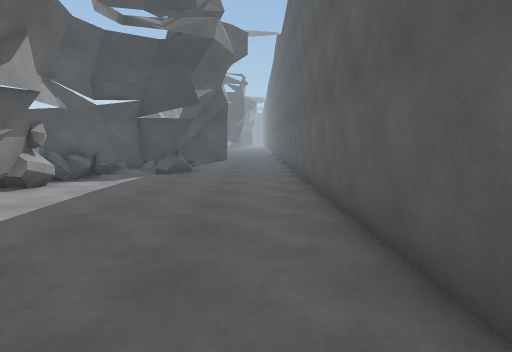
View 1 (above)

24 first-person views from a walk through a 3-D level made in the Unity game engine. The camera is 1.4 m above the floor, tilts 6° down and sees 75° across. The floor is counted in squares, 1 m on a side. Each view is taken from the middle of a square. On the plan, view 1 faces up. The plan holds only what a view shows up to about 15 squares ahead; the rest is blank. The place goes on beyond the plan. The player character is not drawn.

View 2
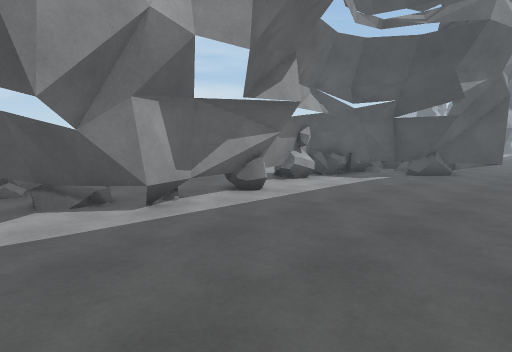

View 3
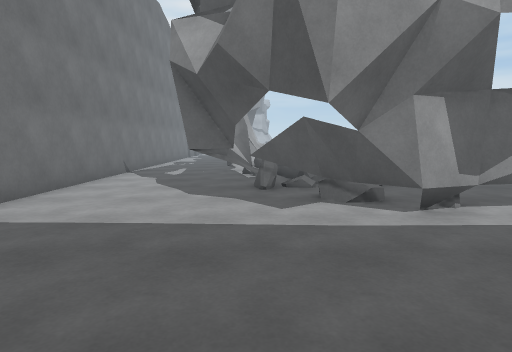

View 4
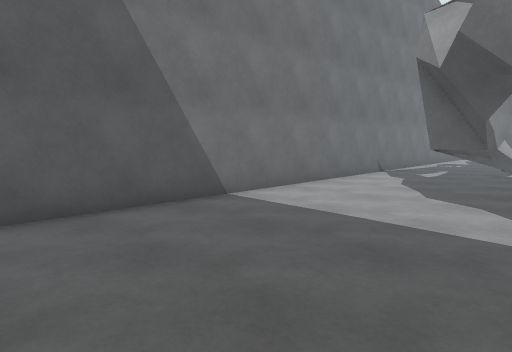

View 5
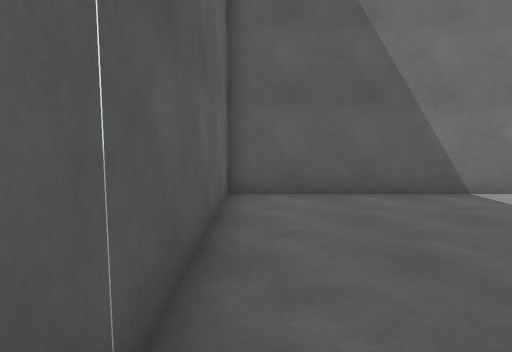

View 6
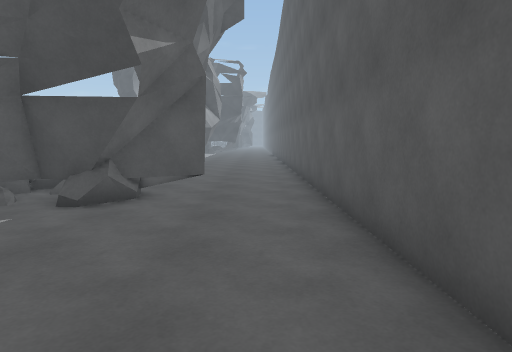

View 7
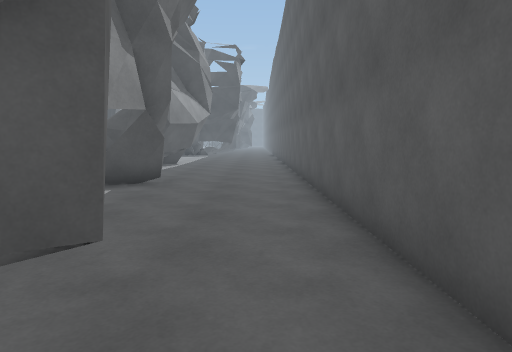

View 8
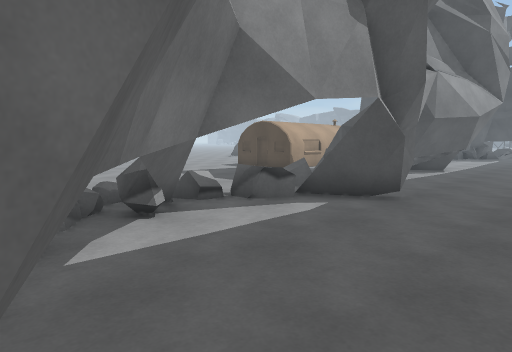

View 9
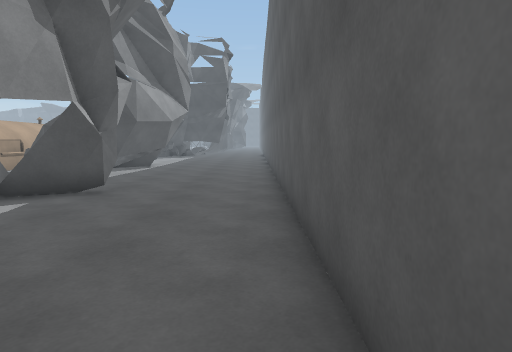

View 10
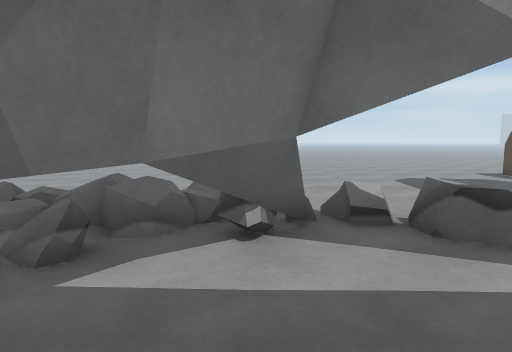

View 11
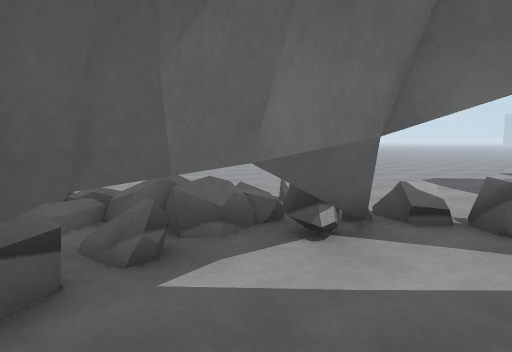

View 12
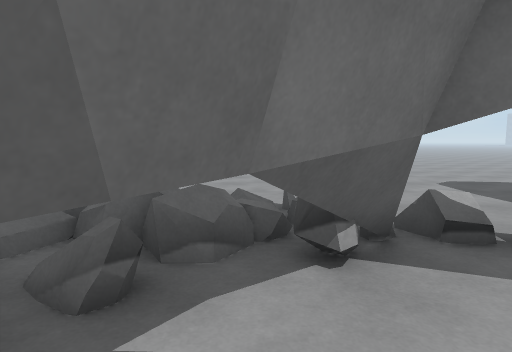

View 13
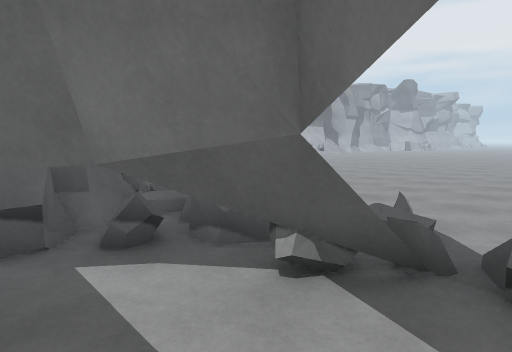

View 14
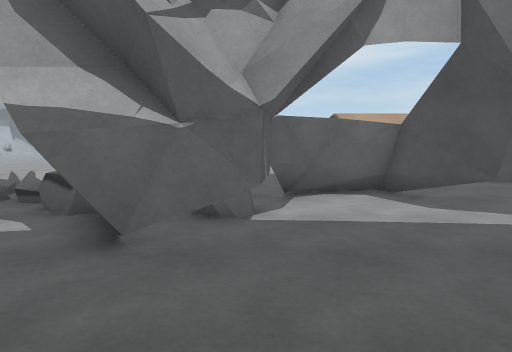

View 15
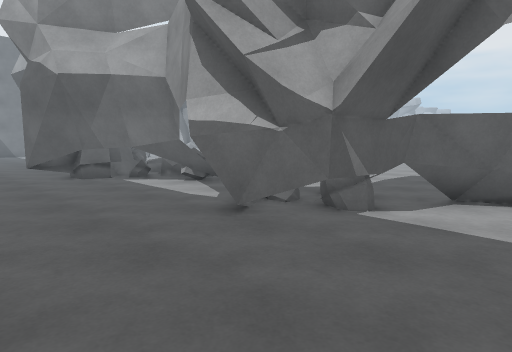

View 16
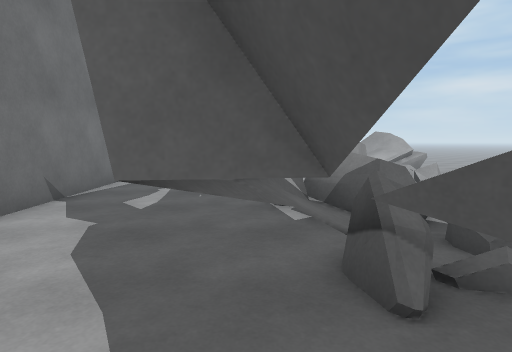

View 17
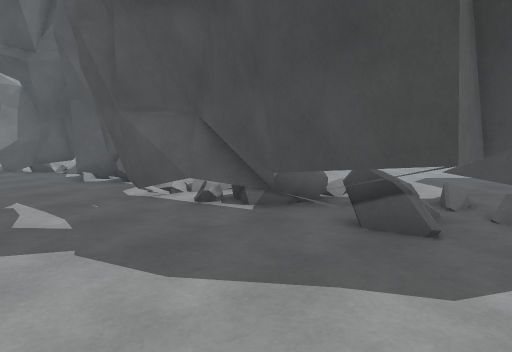

View 18
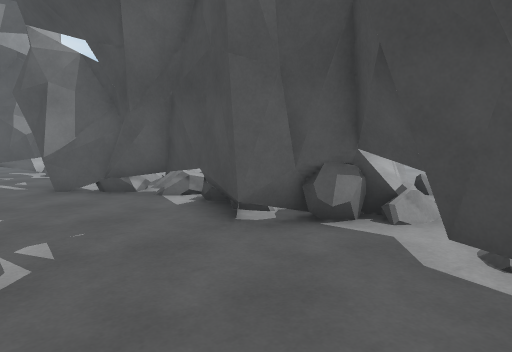

View 19
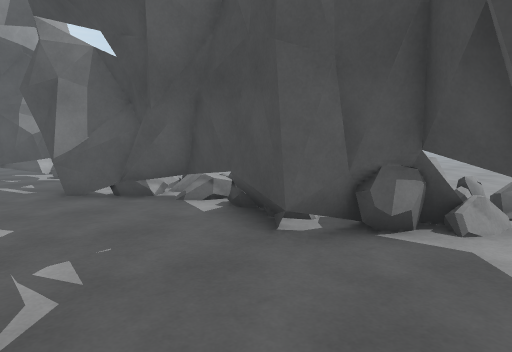

View 20
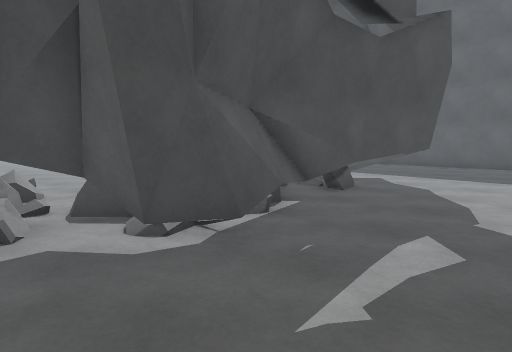

View 21
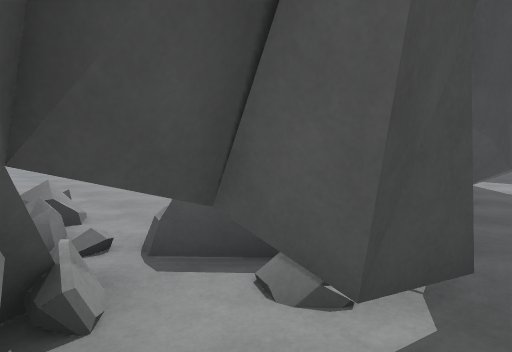

View 22
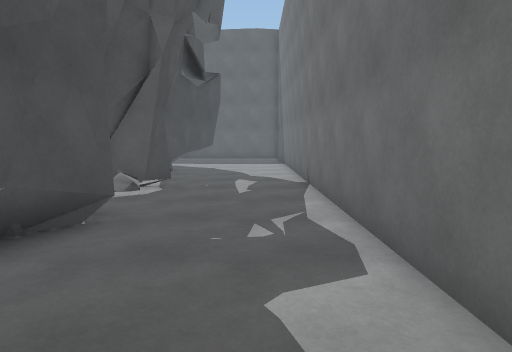

View 23
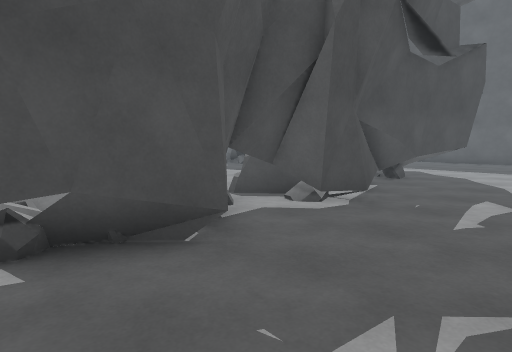

View 24
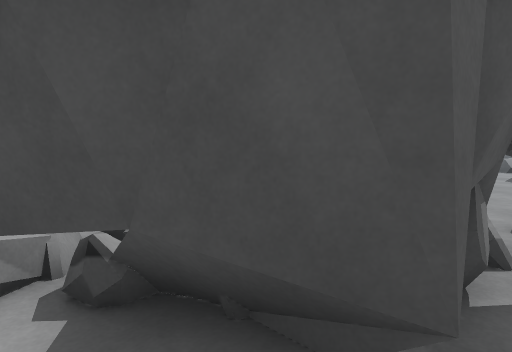

### Floor plan
Key: @ floor where view 1 was taken; # wall or solid block; x gap in a wall; . main floor; : floor 0.25 m higher than the main floor; + floor 0.5 m higher than the main floor; * floor 0.75 m higher than the main floor; % floor 1 m higher than the main floor; / step, stairs or slope; = window, fence, low wall or low ledge; ^ raised ledge; T thing the floor can be seen under or through; B building; O other object.
Columns run from 25 left of view 1 to 3 right of it. Each row starts with its distance up from view 1.
 30              BB  ###.......#
 29         ...B B   #.........#
 28         .....    ##........#
 27         .........=#T.......#
 26         ........../TTT.....#
 25         ..........=T=T.....#
 24          .........==#=#....#
 23          ..........==##....#
 22          ..........=# .....#
 21           ........=# ......#
 20            ........Ox......#
 19      ............:.O#......#
 18      ............:+:##.....#
 17      ...........  .*:*##...#
 16       ........    /.:*+#...#
 15        ......     /.#=#....#
 14         .......   ####.....#
 13          ......   =#.......#
 12      ..  ......   ##.......#
 11      ... .......  #........#
 10      ... .......  #........#
  9      ... ........ #........#
  8      ...  ........##.......#
  7       ..  ........ ##......#
  6       .. ..........#.......#
  5     ===. =...  ....#.......#
  4      %=.##..   ....##......#
  3       +:+..  .//O.:.#......#
  2   .#=  ..=^  ^==..###......#
  1   ===  #:=# ^^= TO##.......#
  0  :==#==###=##=#= TT......@.#
 -1 #TTTT##..###TTTTTT.........#.
 -2 #...............TT.........#.
 -3 ...........................#
 -4 ...........................#
 -5   .........................#
 -6   ##########################

Where each view was taken, in squares from view 1:
view 1: 0 up, 0 right, facing up
view 2: 0 up, 1 right, facing up-left
view 3: 0 up, 1 right, facing left
view 4: 1 up, 1 right, facing down-left
view 5: 3 up, 1 right, facing down
view 6: 7 up, 0 right, facing up
view 7: 13 up, 0 right, facing up
view 8: 16 up, 0 right, facing up-left
view 9: 15 up, 1 right, facing up
view 10: 19 up, 1 left, facing left
view 11: 18 up, 1 left, facing left
view 12: 18 up, 2 left, facing left
view 13: 21 up, 3 left, facing down-left
view 14: 26 up, 1 right, facing left
view 15: 29 up, 1 right, facing down-left
view 16: 1 down, 6 left, facing left
view 17: 5 down, 7 left, facing up-left
view 18: 5 down, 15 left, facing up-left
view 19: 5 down, 16 left, facing up-left
view 20: 5 down, 18 left, facing up-right
view 21: 2 down, 18 left, facing up-right
view 22: 4 down, 25 left, facing right
view 23: 5 down, 22 left, facing up-right
view 24: 3 down, 20 left, facing up
